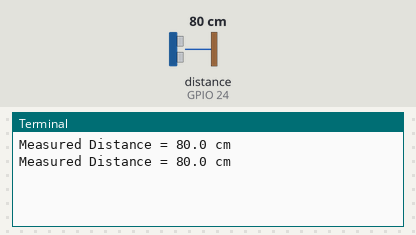
The program below on a simulated Raspberry Pi (BCM pin numbers). Shown: the last lines printed to the terminal. The test bench sets the inputs (shaded band); at power-on: distance to the obstacle (sensor on GPIO 24) 80 cm. The echo pulse lasts 58.3 µs per cm; the clock reads 2024-03-15 10:24:30 at power-on unless the program sets it.

Above: at 1.2 s.
1.3 s: distance to the obstacle (sensor on GPIO 24) set to 2 cm
At 2.6 s:
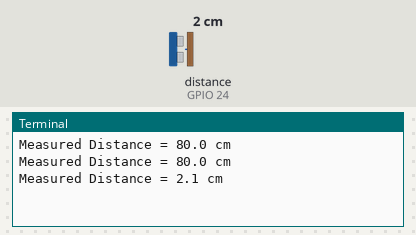
2.8 s: distance to the obstacle (sensor on GPIO 24) set to 4 cm
At 3.8 s:
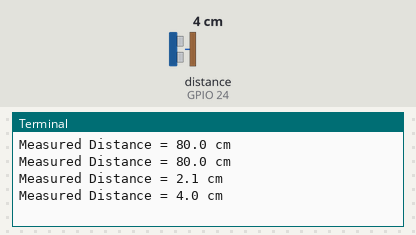
Timing chart, 0 to 5.8 s (numbered marks = the images above; inputs shaded):
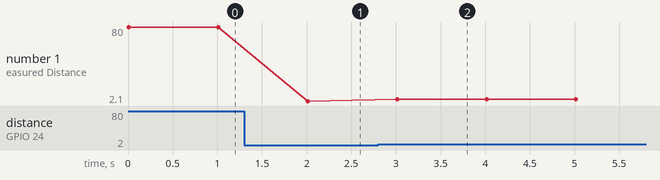

The program:

script_v1.py
```python
import RPi.GPIO as GPIO
import time

#GPIO Mode (BOARD / BCM)
GPIO.setmode(GPIO.BCM)

#set GPIO Pins
GPIO_TRIGGER = 18
GPIO_ECHO = 24

#set GPIO direction (IN / OUT)
GPIO.setup(GPIO_TRIGGER, GPIO.OUT)
GPIO.setup(GPIO_ECHO, GPIO.IN)

def distance():
    # set Trigger to HIGH
    GPIO.output(GPIO_TRIGGER, True)

    # set Trigger after 0.01ms to LOW
    time.sleep(0.00001)
    GPIO.output(GPIO_TRIGGER, False)

    StartTime = time.time()
    StopTime = time.time()

    # save StartTime
    while GPIO.input(GPIO_ECHO) == 0:
        StartTime = time.time()

    # save time of arrival
    while GPIO.input(GPIO_ECHO) == 1:
        StopTime = time.time()

    # time difference between start and arrival
    TimeElapsed = StopTime - StartTime
    # multiply with the sonic speed (34300 cm/s)
    # and divide by 2, because there and back
    distance = (TimeElapsed * 34300) / 2

    return distance

if __name__ == '__main__':
    try:
        while True:
            dist = distance()
            print ("Measured Distance = %.1f cm" % dist)
            time.sleep(1)

    except KeyboardInterrupt:
        GPIO.cleanup()
```

Measured:
- after the input at 1.3 s, the terminal: prints a new line after 0.71 s (image 1)
- after the input at 2.8 s, the terminal: prints a new line after 0.21 s (image 2)
- plotted number 1: 80 → 2.1 after the input at 1.3 s, 2.1 → 4 after the input at 2.8 s
